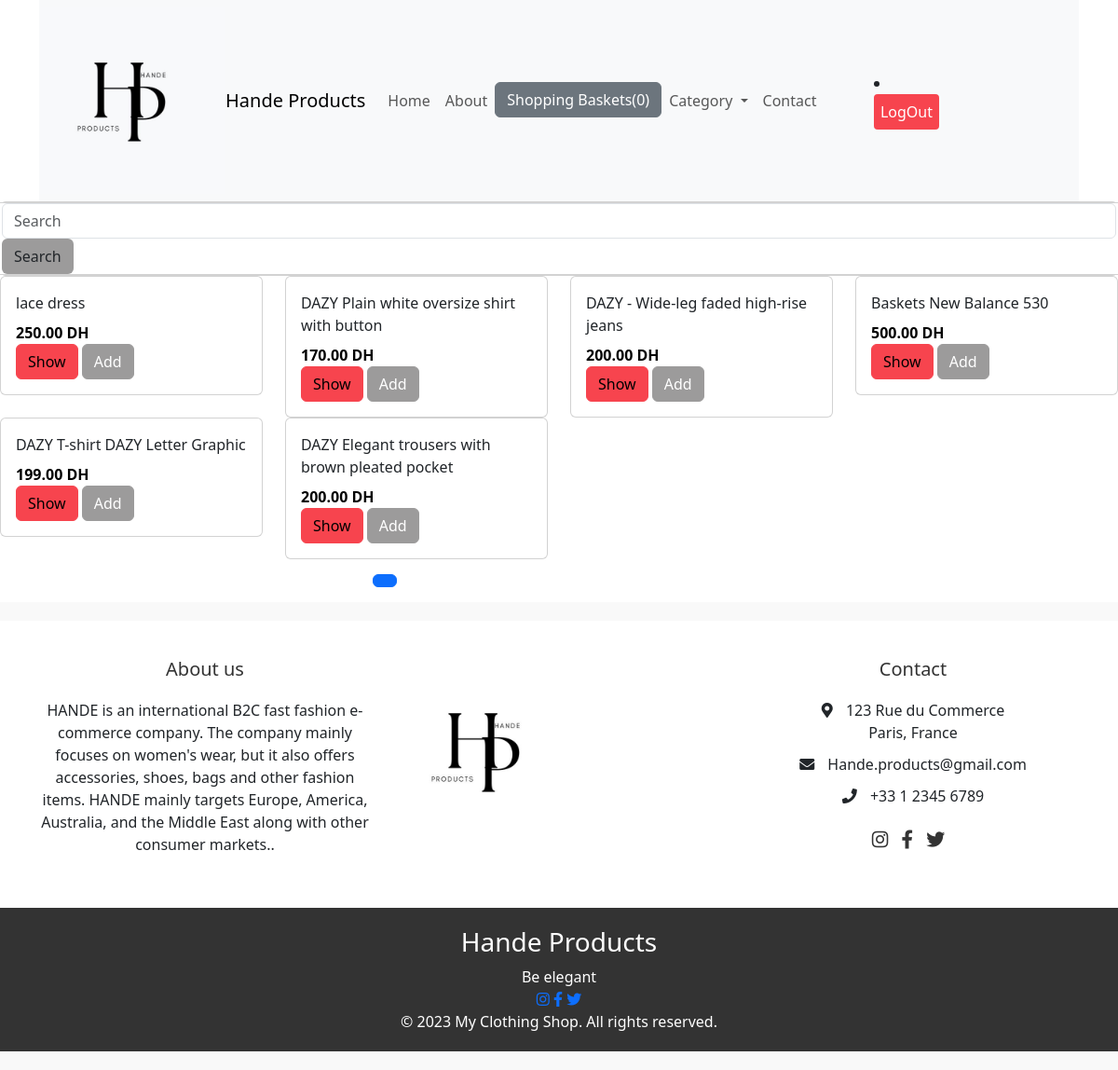
The page /home on the database its author committed.
### products/models.py (models this page shows, shortened)
class Product(models.Model):
    name = models.CharField(max_length=100)
    category = models.ForeignKey(Category, on_delete=models.CASCADE)
    description = models.TextField(blank=True)
    price = models.DecimalField(max_digits=10, decimal_places=2)
    date_creation = models.DateTimeField(default=timezone.now)
    date_modification = models.DateTimeField(default=timezone.now)
    image = models.CharField(max_length=5000)

### products/views.py (the view)
# urls.py: path('home', views.home, name='home'),
def home(request):
    products = Product.objects.all()
    item_name = request.GET.get('item-name')
    if item_name != '' and item_name is not None:
        products = Product.objects.filter(name__icontains=item_name)
        paginator = Paginator(products, 4)
        page = request.GET.get('page')
        products = paginator.get_page(page)
    return render(request, 'products/home.html', {'products': products})

### products/templates/products/home.html (shortened to what this page needs)
{% extends "products/base.html"%}
{% block content %}
<div class="row">
    <div class="col-md-12">
        <form class="card card-sm">
            <div class="card body row no gutters align items-center">
                <div class="col">
                    <input type="search" placeholder="Search" name="item-name"
                        class="form-control  form-control-borderless" aria-label="Search">
                </div>
                <div class="col-auto">
                    <button class="btn btn-outline-sucess my-2 my-sm-0" type="submit"
                        style="background-color: rgb(156, 155, 155)">Search</button>
                </div>
            </div>
        </form>
    </div>
</div>
<div class="row">
    {% for product in products %}
    <div class="col-md-3">
        <div class="card">
            <div class="card-body">
                <div id="aa{{product.id}}" class="card-title">{{product.name}}</div>
                <div id="price{{product.id}}" style="color: rgb(0, 0, 0); font-weight: bold" class="card-text">
                    {{product.price}} DH</div>
                <a href="{{product.id}}" class="btn btn-warning" style="background-color: #f7444e; border-color: #f7444e;">Show</a>
                <button id="{{product.id}}" class="btn ted btn-success"
                    style="background-color: rgb(156, 155, 155); border-color:rgb(156, 155, 155)">Add</button>
            </div>
        </div>
    </div>
    {% endfor %}
    <div class="row mt-3">
        <div class="col-md-3 offset-md-4">
            <ul class="pagination">
                <li class="page-item active">
                    <a class="page-link" href="?page={{products.number}}">{{products.number}}</a>
                </li>
            </ul>
        </div>
    </div>
</div>
{% endblock %}

### products/templates/products/base.html (shortened to what this page needs)
{% load static %}
<!DOCTYPE html>
<html lang="en">
<head>
  <link href="https://cdn.jsdelivr.net/npm/bootstrap@5.3.0-alpha3/dist/css/bootstrap.min.css" rel="stylesheet"
>
  <link rel="stylesheet" href="https://cdnjs.cloudflare.com/ajax/libs/font-awesome/5.15.3/css/all.min.css">
</head>
<body>
  <div class="container">
    <div class="row">
      <div class="col_md 12">
        <nav class="navbar navbar-expand-lg navbar-light bg-light">
          <img src="{% static 'Products/images/H(2).jpg' %}" alt="Exemple d'image" class="logo">
          <a class="navbar-brand"  href="{% url 'Hd2' %}">Hande Products</a>
          <div class="collapse navbar-collapse" id="navbarSupportedContent">
            <ul class="navbar-nav mr-auto">
              <li class="nav-item active">
                <a class="nav-link" href="{% url 'home' %}">Home </a>
              </li>
              <li class="nav-item">
                <a class="nav-link" href="{% url 'about' %}">About</a>
              </li>
              <li class="nav-item">
                <button id="Baskets" type="button" class="btn btn-secondary" data-html="true" data-container="body"
                  data-toggle="popover" data-placement="bottom" data-content="Vivamus
sagittis lacus vel augue laoreet rutrum faucibus.">
                  Shopping Baskets(0)
                </button>
              </li>
              <li class="nav-item dropdown">
                <a class="nav-link dropdown-toggle" href="#" id="navbarDropdown" role="button" data-toggle="dropdown"
                  aria-haspopup="true" aria-expanded="false">
                  Category
                </a>
                <div class="dropdown-menu" aria-labelledby="navbarDropdown">
              <li class="nav-item">
                <a class="nav-link" href="{% url 'contact' %}">Contact</a>
              </li>
          </div>
          <li class="nav-item">
            <a class="nav-link" href="{% url 'Hd2' %}"><button class="logout-button">LogOut</button></a>
          </li>
          </li>
          </ul>
      </div>
      </nav>
    </div>
  </div>
  {% block content %} {% endblock %}
  <footer>
    <div class="footer-top">
      <div class="container">
        <div class="row">
          <div class="col-md-4 text-center">
            <h3>About us </h3>
            <p>HANDE is an international B2C fast fashion e-commerce company. The company mainly focuses on women's
              wear, but it also offers accessories, shoes, bags and other fashion items. HANDE mainly targets Europe,
              America, Australia, and the Middle East along with other consumer markets..</p>
          </div>
          <div class="col-md-4">
            <img src="{% static 'Products/images/H.jpg' %}" alt="Exemple d'image" class="H2">
          </div>
          <div class="col-md-4 text-center">
            <h3>Contact</h3>
            <div class="contact-info">
              <p><i class="fas fa-map-marker-alt"></i> 123 Rue du Commerce<br>Paris, France</p>
              <p><i class="fas fa-envelope"></i> Hande.products@gmail.com</p>
              <p><i class="fas fa-phone"></i> +33 1 2345 6789</p>
            </div>
            <div class="social-media">
              <a href="#" class="social-link"><i class="fab fa-instagram"></i></a>
              <a href="#" class="social-link"><i class="fab fa-facebook-f"></i></a>
              <a href="#" class="social-link"><i class="fab fa-twitter"></i></a>
            </div>
          </div>
        </div>
      </div>
    </div>
    <div class="footer-bottom">
      <div class="container">
        <div class="row">
          <div class="col-md-12">
            <section>
              <h3>Hande Products</h3>
              <p>Be elegant</p>
            </section>
          </div>
        </div>
        <div class="row">
          <div class="col-md-12">
            <div class="social-widgets">
              <a href="#" class="social-widget"><i class="fab fa-instagram"></i></a>
              <a href="#" class="social-widget"><i class="fab fa-facebook-f"></i></a>
              <a href="#" class="social-widget"><i class="fab fa-twitter"></i></a>
            </div>
          </div>
        </div>
        <div class="row">
          <div class="col-md-12">
            <p>&copy; 2023 My Clothing Shop. All rights reserved.</p>
          </div>
        </div>
      </div>
    </div>
  </footer>
</body>

### products/templates/products/base.html (style rules this page uses)
.logo { max-width: 200px; height: auto; }
.H2 { max-width: 200px; height: auto; justify-content: center; }
.logout-button { background-color: #f7444e; color: #ffffff; border-color: #f7444e; margin-right: 150px; border: 2px solid #f7444e; padding: 5px; border-radius: 4px; }
.contact-info { margin-bottom: 20px; }
.contact-info p { margin-bottom: 10px; }
.contact-info i { margin-right: 10px; }
.social-media { margin-top: 20px; }
.social-media .social-link { display: inline-block; margin-right: 10px; font-size: 20px; color: #333; transition: color 0.3s ease; }
footer { background-color: #f9f9f9; padding: 20px 0; }
.footer-top { background-color: #ffffff; padding: 40px 0; }
.footer-top h3 { color: #333333; font-size: 20px; margin-bottom: 20px; }
.footer-bottom { background-color: #333333; color: #ffffff; padding: 20px 0; text-align: center; }
.footer-bottom p { margin: 0; }

### rows shown on the page
Product: name "lace dress", price "250.00"
Product: name "DAZY Plain white oversize shirt with button", price "170.00"
Product: name "DAZY - Wide-leg faded high-rise jeans", price "200.00"
Product: name "Baskets New Balance 530", price "500.00"
Product: name "DAZY T-shirt DAZY Letter Graphic", price "199.00"
Product: name "DAZY Elegant trousers with brown pleated pocket", price "200.00"
